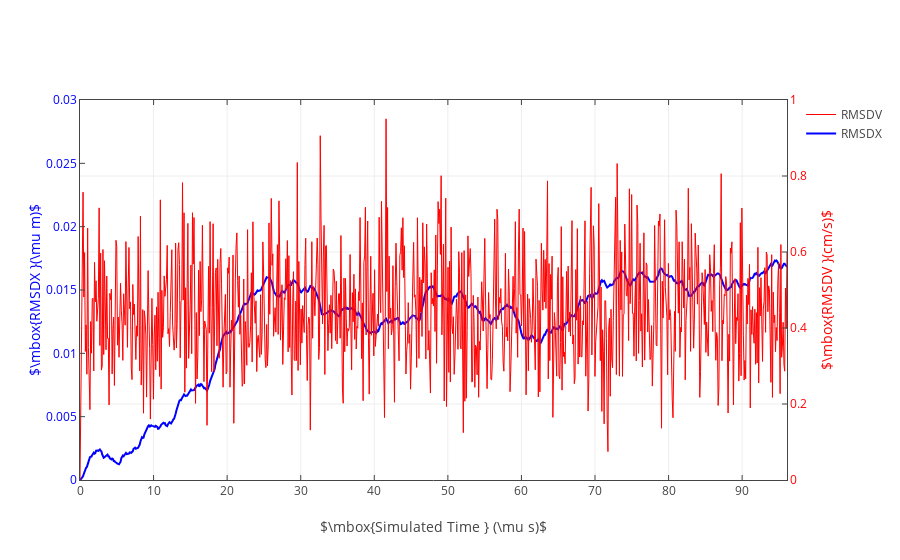

Source (notebook cell):
### Code cell
data = [trace0,trace1]
layout = go.Layout(
    xaxis=dict(
#         range=[0, 0.12],
        ticks = 'inside',
#         dtick = 6,
        mirror = 'ticks',
        title='$\mbox{Simulated Time } (\mu s)$',
#         titlefont=dict(
#             family='Courier New, monospace',
#             size=18,
#             color='#7f7f7f'
#         ),
        showline=True,
        zeroline=False,
        showticklabels=True,
        showgrid=True,
#     rangeselector=dict(
#             buttons=list([
#                 dict(count=1,
#                      label='1m',
#                      step='month',
#                      stepmode='backward'),
#                 dict(count=6,
#                      label='6m',
#                      step='month',
#                      stepmode='backward'),
#                 dict(count=1,
#                     label='YTD',
#                     step='year',
#                     stepmode='todate'),
#                 dict(count=1,
#                     label='1y',
#                     step='year',
#                     stepmode='backward'),
#                 dict(step='all')
#             ])
#         ),
#         rangeslider=dict(
#             visible = True
#         )
    ),
    yaxis=dict(
        range=[0, 0.03],
        title='$\mbox{RMSDX }(\mu m)$',
        ticks = 'inside',
#         titlefont=dict(
#             family='Courier New, monospace',
#             size=18,
#             color='#7f7f7f'
#         ),
        titlefont=dict(
            color='blue'
        ),
        tickfont=dict(
            color='blue'
        ),
        showline=True,
        zeroline=False,
        showticklabels=True,
        showgrid=False
    ),
    yaxis2=dict(
        range=[0, 1],
        title='$\mbox{RMSDV }(cm/s)$',
        ticks = 'inside',
#         titlefont=dict(
#             family='Courier New, monospace',
#             size=18,
#             color='#7f7f7f'
#         ),
#         showline=True,
        zeroline=False,
#         showticklabels=True,
#         showgrid=True,
        titlefont=dict(
            color='red'
        ),
        tickfont=dict(
            color='red'
        ),
        overlaying='y',
        side='right',
        showline=True,
    )
)
fig = go.Figure(data=[trace1,trace0], layout=layout)
# py.iplot(fig, filename='RMSD & RMSV')
iplot(fig)

### Figure 1 — Plotly figure (JSON) as saved in the notebook; plotly's stock layout.template omitted (floating-point values rounded to 4 significant figures; data arrays with more than 128 entries replaced by an {"elided": "..."} marker saying what was removed)
{"data": [{"line": {"color": "red", "width": 1}, "name": "RMSDV", "type": "scatter", "uid": "bb495d99-bbad-4339-8d64-b5dab895d350", "x": {"elided": "925 float values"}, "y": {"elided": "925 float values"}, "yaxis": "y2"}, {"line": {"color": "blue"}, "mode": "lines", "name": "RMSDX", "type": "scatter", "uid": "3be4cc8f-29fb-4f19-8877-65990708b268", "x": {"elided": "925 float values"}, "y": {"elided": "925 float values"}}], "layout": {"xaxis": {"mirror": "ticks", "showgrid": true, "showline": true, "showticklabels": true, "ticks": "inside", "title": "$\\mbox{Simulated Time } (\\mu s)$", "zeroline": false}, "yaxis": {"range": [0, 0.03], "showgrid": false, "showline": true, "showticklabels": true, "tickfont": {"color": "blue"}, "ticks": "inside", "title": "$\\mbox{RMSDX }(\\mu m)$", "titlefont": {"color": "blue"}, "zeroline": false}, "yaxis2": {"overlaying": "y", "range": [0, 1], "showline": true, "side": "right", "tickfont": {"color": "red"}, "ticks": "inside", "title": "$\\mbox{RMSDV }(cm/s)$", "titlefont": {"color": "red"}, "zeroline": false}}}
